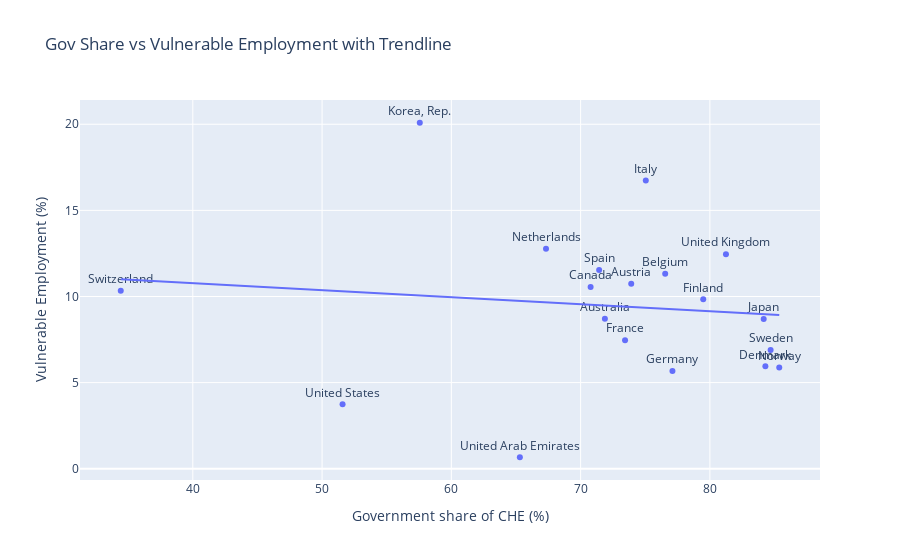

The notebook cell saved with this chart:
### Code cell
fig_alt = px.scatter(
    govshare_avg.reset_index(),
    x='GovShare_CHE_pct', y='VulnerableEmployment',
    text='Country Name', trendline='ols',
    hover_name='Country Name',
    labels={
        'GovShare_CHE_pct':'Government share of CHE (%)',
        'VulnerableEmployment':'Vulnerable Employment (%)'
    },
    title='Gov Share vs Vulnerable Employment with Trendline'
)
fig_alt.update_traces(textposition='top center')
fig_alt.show()

### Figure 1 — Plotly figure (JSON) as saved in the notebook; plotly's stock layout.template omitted (floating-point values rounded to 4 significant figures)
{"data": [{"hovertemplate": "<b>%{hovertext}</b><br><br>Government share of CHE (%)=%{x}<br>Vulnerable Employment (%)=%{y}<br>Country Name=%{text}<extra></extra>", "hovertext": ["Australia", "Austria", "Belgium", "Canada", "Denmark", "Finland", "France", "Germany", "Italy", "Japan", "Korea, Rep.", "Netherlands", "Norway", "Spain", "Sweden", "Switzerland", "United Arab Emirates", "United Kingdom", "United States"], "legendgroup": "", "marker": {"color": "#636efa", "symbol": "circle"}, "mode": "markers+text", "name": "", "orientation": "v", "showlegend": false, "text": ["Australia", "Austria", "Belgium", "Canada", "Denmark", "Finland", "France", "Germany", "Italy", "Japan", "Korea, Rep.", "Netherlands", "Norway", "Spain", "Sweden", "Switzerland", "United Arab Emirates", "United Kingdom", "United States"], "textposition": "top center", "type": "scatter", "x": [71.88, 73.91, 76.54, 70.77, 84.29, 79.49, 73.44, 77.1, 75.04, 84.16, 57.56, 67.32, 85.37, 71.43, 84.7, 34.43, 65.3, 81.24, 51.59], "xaxis": "x", "y": [8.707, 10.74, 11.32, 10.55, 5.944, 9.839, 7.461, 5.682, 16.73, 8.689, 20.09, 12.78, 5.878, 11.54, 6.9, 10.33, 0.6676, 12.46, 3.743], "yaxis": "y"}, {"hovertemplate": "<b>OLS trendline</b><br>VulnerableEmployment = -0.0406665 * GovShare_CHE_pct + 12.3987<br>R<sup>2</sup>=0.013598<br><br>Government share of CHE (%)=%{x}<br>Vulnerable Employment (%)=%{y} <b>(trend)</b><extra></extra>", "legendgroup": "", "marker": {"color": "#636efa", "symbol": "circle"}, "mode": "lines", "name": "", "showlegend": false, "textposition": "top center", "type": "scatter", "x": [34.43, 51.59, 57.56, 65.3, 67.32, 70.77, 71.43, 71.88, 73.44, 73.91, 75.04, 76.54, 77.1, 79.49, 81.24, 84.16, 84.29, 84.7, 85.37], "xaxis": "x", "y": [11.0, 10.3, 10.06, 9.743, 9.661, 9.521, 9.494, 9.476, 9.412, 9.393, 9.347, 9.286, 9.263, 9.166, 9.095, 8.976, 8.971, 8.954, 8.927], "yaxis": "y"}], "layout": {"legend": {"tracegroupgap": 0}, "title": {"text": "Gov Share vs Vulnerable Employment with Trendline"}, "xaxis": {"anchor": "y", "domain": [0, 1], "title": {"text": "Government share of CHE (%)"}}, "yaxis": {"anchor": "x", "domain": [0, 1], "title": {"text": "Vulnerable Employment (%)"}}}}
